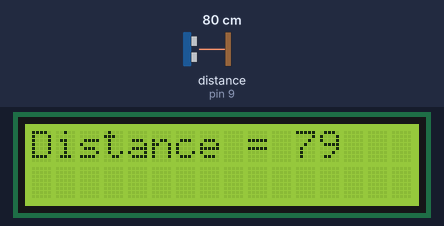
A sketch run on a simulated Arduino Uno, built with avr-gcc and run on an emulated ATmega328P. Parts: 16×2 character LCD. Wiring (inferred from the names in the program): ultrasonic range finder: trigger pin 10; echo pin 9. The inputs (shaded band) are chosen by the test bench; at power-on: distance to the obstacle (sensor on pin 9) 80 cm. The echo pulse lasts 58.3 µs per cm.

Above: at 1.2 s.
1.3 s: distance to the obstacle (sensor on pin 9) set to 2 cm
At 1.9 s:
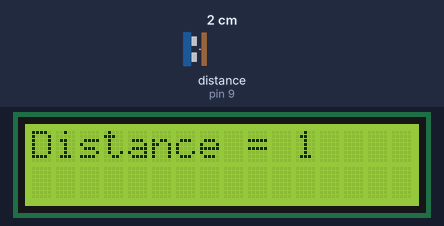
4.3 s: distance to the obstacle (sensor on pin 9) set to 4 cm
At 5.0 s:
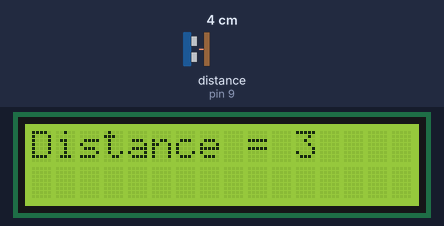
6.1 s: distance to the obstacle (sensor on pin 9) set to 9 cm
At 6.5 s:
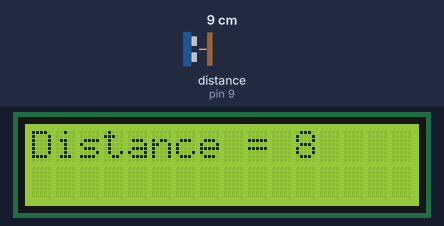
Timing chart, 0 to 9.1 s (numbered marks = the images above; inputs shaded):
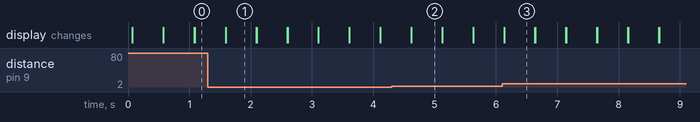

The sketch:

microprocessor_18.ino
```cpp
#include <LiquidCrystal.h>

LiquidCrystal lcd(12, 11, 7, 6, 5, 4);
int trig = 10;
int echo = 9;
int duration = 0;
int distance = 0;

void setup() {
  lcd.begin(16, 2);
  pinMode(trig, OUTPUT);
  pinMode(echo, INPUT);
}

void loop() {
  digitalWrite(trig, LOW);
  delayMicroseconds(2);
  digitalWrite(trig, HIGH);
  delayMicroseconds(10);
  digitalWrite(trig, LOW);

  duration = pulseIn(echo, HIGH);
  distance = (duration / 2) * 0.0343;

  lcd.print("Distance = ");
  lcd.setCursor(11, 0);
  lcd.print(distance);
  delay(500);
  lcd.clear();
}
```

Measured:
- after the input at 1.3 s, the display: first differs from a run without the input after 0.29 s (image 1)
- after the input at 4.3 s, the display: first differs from a run without the input after 0.32 s (image 2)
- after the input at 6.1 s, the display: first differs from a run without the input at once (image 3)
- what the display in image 1 shows lasts 0.5 s, from 1.6 s to 2.1 s
